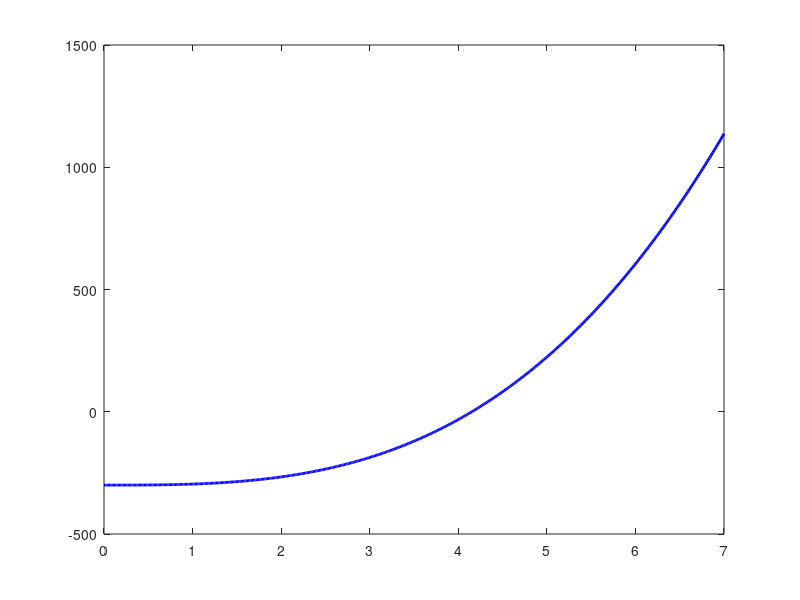

The MATLAB script that drew this image: (Note: this script raises an error after producing the figure.)
clc; clear; close all;

f = @(r) (4/3) * pi * (r.^3) - 300;

% Penentuan Interval Awal Menggunakan Metode Grafik
r_vals = linspace(0, 7, 500);
f_vals = f(r_vals);

figure('Color', 'w', 'Position', [150, 150, 800, 450]);
plot(r_vals, f_vals, 'b-', 'LineWidth', 2, 'DisplayName', 'f(r) = (4/3)\pi r^3 - 300');
hold on;
yline(0, 'k--', 'LineWidth', 1.2, 'DisplayName', 'Sumbu f(r) = 0');
xline(4, 'm--', 'LineWidth', 1.2, 'DisplayName', 'Batas Bawah a = 4');
xline(5, 'c--', 'LineWidth', 1.2, 'DisplayName', 'Batas Atas b = 5');

% Menandai Titik Akar Grafik
r_root_exact = (300 * 3 / (4*pi))^(1/3);
plot(r_root_exact, 0, 'ro', 'MarkerSize', 8, 'MarkerFaceColor', 'r', 'DisplayName', sprintf('Akar r \\approx %.4f', r_root_exact));
hold off;

grid on;
title('Analisis Grafik Lokasi Akar Persamaan Non-Linier f(r) = 0', 'FontSize', 12);
xlabel('Jari-Jari r (cm)', 'FontSize', 11);
ylabel('Nilai Fungsi f(r)', 'FontSize', 11);
legend('Location', 'northwest');
axis([0 7 -400 1000]);

% 3. EKSEKUSI METODE BISEKSI (AKAR PERSAMAAN)
a = 4;
b = 5;
tol = 1e-6;
max_iter = 50;

fprintf('=========================================================================\n');
fprintf(' HASIL ITERASI METODE BISEKSI (BATAS AWAL [%d, %d])\n', a, b);
fprintf('=========================================================================\n');
fprintf('Iter |      a      |      b      |      c      |    f(c)     |   Galat Relatif\n');
fprintf('-------------------------------------------------------------------------\n');

c_old = a;
for iter = 1:max_iter
    c = (a + b) / 2;
    fc = f(c);

    if iter == 1
        ea = 100;
    else
        ea = abs((c - c_old) / c) * 100;
    end

    fprintf('%4d | %11.6f | %11.6f | %11.6f | %11.6f | %13.6e%%\n', ...
        iter, a, b, c, fc, ea);

    if abs(fc) < tol || ea < tol
        break;
    end

    if f(a) * fc < 0
        b = c;
    else
        a = c;
    end
    c_old = c;
end

r_sol = c;
fprintf('=========================================================================\n');
fprintf('Akar Jari-Jari Terhitung (r) = %.6f cm\n', r_sol);
fprintf('=========================================================================\n\n');

% 4. PERHITUNGAN VOLUME TABUNG DAN VOLUME DILUAR BOLA
V_bola = (4/3) * pi * (r_sol^3);
V_tabung = pi * (r_sol^2) * (2 * r_sol);
V_diluar = V_tabung - V_bola;

fprintf('=========================================================================\n');
fprintf(' HASIL PERHITUNGAN GEOMETRI DAN VOLUME AKHIR\n');
fprintf('=========================================================================\n');
fprintf(' - Jari-Jari Bangun Ruang (r)   : %12.6f cm\n', r_sol);
fprintf(' - Tinggi Tabung (t = 2r)       : %12.6f cm\n', 2*r_sol);
fprintf(' - Volume Bola (V_bola)         : %12.6f cm3\n', V_bola);
fprintf(' - Volume Tabung Total (V_tabung): %12.6f cm3\n', V_tabung);
fprintf(' - Volume Tabung di Luar Bola   : %12.6f cm3\n', V_diluar);
fprintf('=========================================================================\n');
